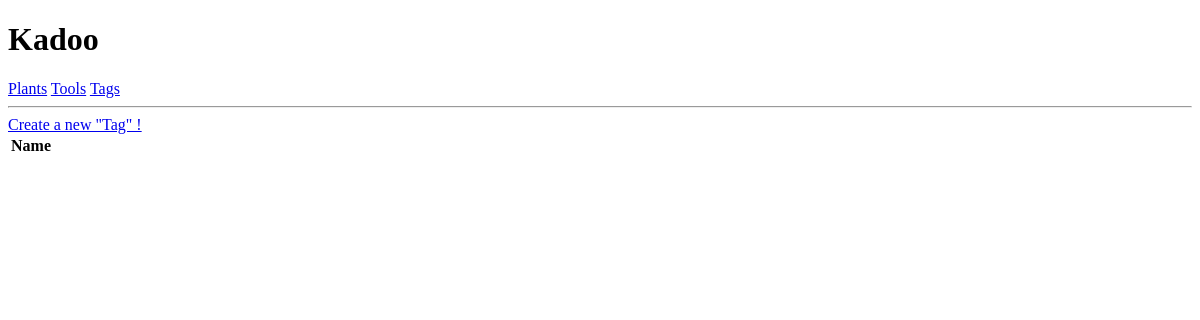
Page /tags/ on the earlier database version.
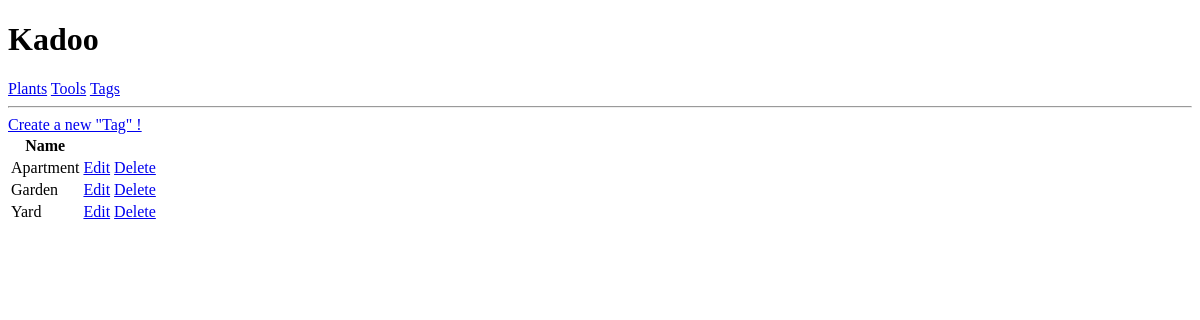
Same page on the later database version.
### Backend/models.py (models this page shows, shortened)
class Tag(models.Model):
    id = models.UUIDField(default = uuid.uuid4, unique = True, primary_key = True, editable = False)
    name = models.CharField(max_length = 20)
    created = models.DateTimeField(auto_now_add = True)

### Backend/views.py (the view)
# urls.py: path('tags/', views.tagPage, name='tags'),
def tagPage(request):
    tags = Tag.objects.all()
    context = {'tags':tags}
    return render(request, 'Backend/tagsTable.html', context)

### Backend/templates/Backend/tagsTable.html
{% extends 'main.html' %}
{% block content %}
<a href="{% url 'createTag' %}">Create a new "Tag" !</a>
<table>
    <tr>
        <th>Name</th>
        <th></th>
        <th></th>
    </tr>
    {% for tag in tags %}
    <tr>
        <td>{{tag.name}}</td>
        <td><a href="{% url 'updateTag' tag.id %}">Edit</a></td>
        <td><a href="{% url 'deleteTag' tag.id %}">Delete</a></td>
    </tr>
    {% endfor %}
</table>
{% endblock content %}

### templates/main.html (shortened to what this page needs)
<!DOCTYPE html>
<html lang="en">
<head>
</head>
<body>
    <h1>Kadoo</h1>
    {% include "nav.html" %}
    <hr>
    {% block content %}
    {% endblock content %}
</body>
</html>

### templates/nav.html
<a href="/plants">Plants</a>
<a href="/tools">Tools</a>
<a href="/tags">Tags</a>

Differences in the rows shown:
added Tag: name "Apartment"
added Tag: name "Garden"
added Tag: name "Yard"
